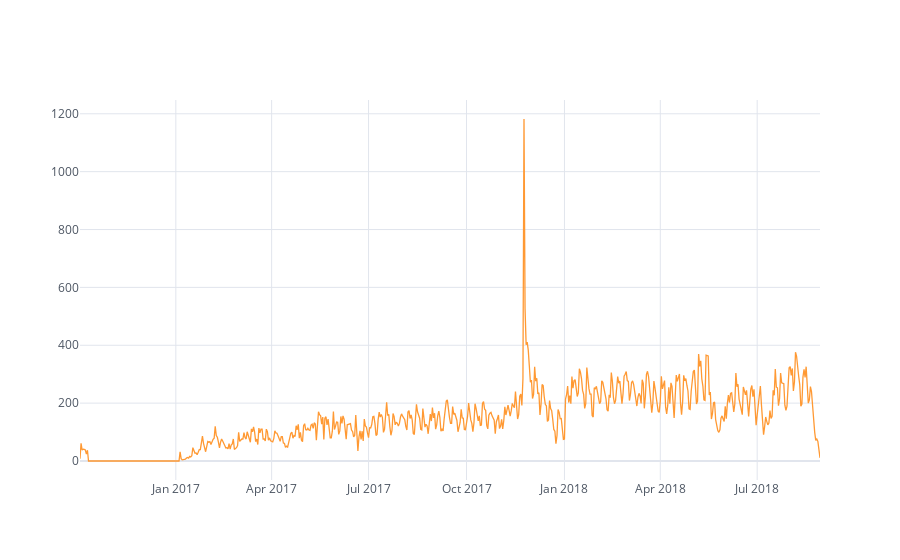

Notebook code for this chart:
### Code cell
merged_order_date = merged_order[['order_purchase_timestamp', 'payment_value']].copy()
merged_order_date['order_purchase_timestamp'] = pd.to_datetime(merged_order_date['order_purchase_timestamp'], format = "%Y-%m-%d %H:%M:%S", errors = 'raise')
merged_order_date = merged_order_date.set_index('order_purchase_timestamp')
merged_order_date_day_counts = merged_order_date.groupby(pd.Grouper(freq = 'D')).count()
merged_order_date_day_counts.iplot(kind = 'line', theme = 'white')

### Figure 1 — Plotly figure (JSON) as saved in the notebook; plotly's stock layout.template omitted (floating-point values rounded to 4 significant figures; data arrays with more than 128 entries replaced by an {"elided": "..."} marker saying what was removed)
{"data": [{"line": {"color": "rgba(255, 153, 51, 1.0)", "dash": "solid", "shape": "linear", "width": 1.3}, "mode": "lines", "name": "payment_value", "text": "", "type": "scatter", "x": {"elided": "696 str values"}, "y": {"elided": "696 int values"}}], "layout": {"legend": {"bgcolor": "#FFFFFF", "font": {"color": "#4D5663"}}, "paper_bgcolor": "#FFFFFF", "plot_bgcolor": "#FFFFFF", "title": {"font": {"color": "#4D5663"}}, "xaxis": {"gridcolor": "#E1E5ED", "showgrid": true, "tickfont": {"color": "#4D5663"}, "title": {"font": {"color": "#4D5663"}, "text": ""}, "zerolinecolor": "#E1E5ED"}, "yaxis": {"gridcolor": "#E1E5ED", "showgrid": true, "tickfont": {"color": "#4D5663"}, "title": {"font": {"color": "#4D5663"}, "text": ""}, "zerolinecolor": "#E1E5ED"}}}
